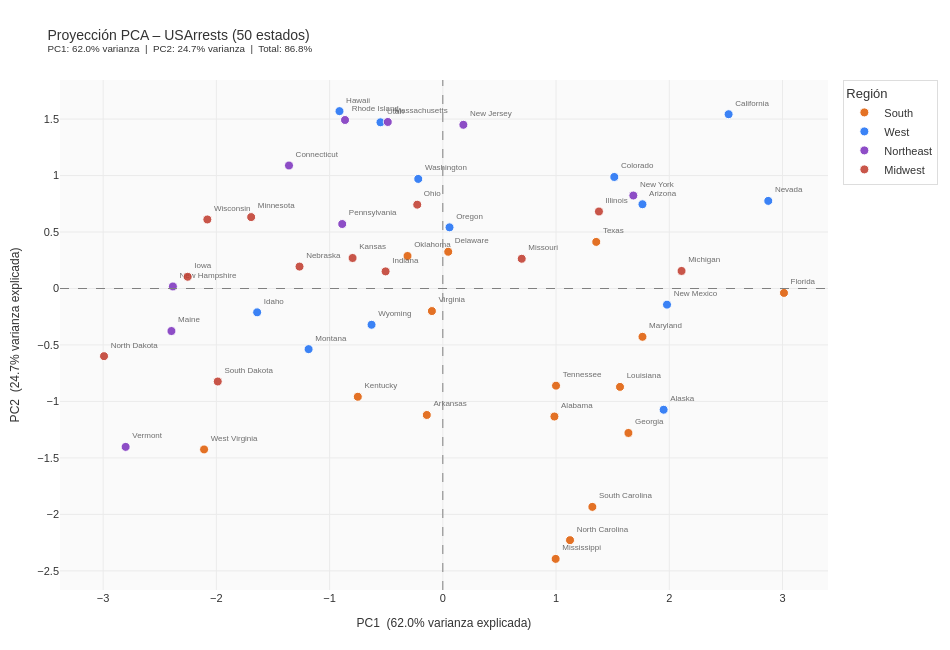

Notebook source saved alongside this figure:
### Markdown cell above
PC1 + PC2 juntos capturan el 86.7% de toda la varianza de las 4 variables originales — por eso la visualización 2D es suficientemente fiel a los datos originales.

### Code cell
# ============================================================
#  PCA + Visualización interactiva con Plotly
#  Ejecutar celda a celda en Jupyter / Anaconda
#  Requiere: pip install plotly pandas scikit-learn
# ============================================================

# ── 1. Importaciones ─────────────────────────────────────────
import pandas as pd
import numpy as np
from sklearn.preprocessing import StandardScaler
from sklearn.decomposition import PCA
import plotly.express as px
import plotly.graph_objects as go

# ── 2. Cargar USArrests ──────────────────────────────────────
url = "https://raw.githubusercontent.com/vincentarelbundock/Rdatasets/master/csv/datasets/USArrests.csv"
datos = pd.read_csv(url, index_col=0)
print(datos.head())

# ── 3. Escalar + PCA (2 componentes) ────────────────────────
scaler = StandardScaler()
pca    = PCA(n_components=2)

X_scaled     = scaler.fit_transform(datos)
proyecciones = pca.fit_transform(X_scaled)

df_pca = pd.DataFrame(
    proyecciones,
    columns=['PC1', 'PC2'],
    index=datos.index
).reset_index()
df_pca.columns = ['Estado', 'PC1', 'PC2']

# ── 4. Varianza explicada ────────────────────────────────────
var_exp = pca.explained_variance_ratio_
print(f"PC1: {var_exp[0]:.1%}  |  PC2: {var_exp[1]:.1%}  |  Total: {sum(var_exp):.1%}")

# ── 5. Asignar región geográfica ─────────────────────────────
regiones = {
    "Alabama":"South", "Alaska":"West", "Arizona":"West", "Arkansas":"South",
    "California":"West", "Colorado":"West", "Connecticut":"Northeast",
    "Delaware":"South", "Florida":"South", "Georgia":"South",
    "Hawaii":"West", "Idaho":"West", "Illinois":"Midwest",
    "Indiana":"Midwest", "Iowa":"Midwest", "Kansas":"Midwest",
    "Kentucky":"South", "Louisiana":"South", "Maine":"Northeast",
    "Maryland":"South", "Massachusetts":"Northeast", "Michigan":"Midwest",
    "Minnesota":"Midwest", "Mississippi":"South", "Missouri":"Midwest",
    "Montana":"West", "Nebraska":"Midwest", "Nevada":"West",
    "New Hampshire":"Northeast", "New Jersey":"Northeast",
    "New Mexico":"West", "New York":"Northeast",
    "North Carolina":"South", "North Dakota":"Midwest",
    "Ohio":"Midwest", "Oklahoma":"South", "Oregon":"West",
    "Pennsylvania":"Northeast", "Rhode Island":"Northeast",
    "South Carolina":"South", "South Dakota":"Midwest",
    "Tennessee":"South", "Texas":"South", "Utah":"West",
    "Vermont":"Northeast", "Virginia":"South", "Washington":"West",
    "West Virginia":"South", "Wisconsin":"Midwest", "Wyoming":"West"
}
df_pca['Region'] = df_pca['Estado'].map(regiones)

# ── 6. Scatter interactivo con Plotly ────────────────────────
paleta = {
    "South":     "#e05a00",
    "West":      "#1a6ef5",
    "Midwest":   "#c0392b",
    "Northeast": "#7b2fbe"
}

fig = px.scatter(
    df_pca,
    x='PC1',
    y='PC2',
    text='Estado',
    color='Region',
    color_discrete_map=paleta,
    hover_name='Estado',
    hover_data={'PC1': ':.3f', 'PC2': ':.3f', 'Region': True},
    title=f'Proyección PCA – USArrests (50 estados)<br>'
          f'<sup>PC1: {var_exp[0]:.1%} varianza  |  PC2: {var_exp[1]:.1%} varianza  |  Total: {sum(var_exp):.1%}</sup>',
    labels={
        'PC1': f'PC1  ({var_exp[0]:.1%} varianza explicada)',
        'PC2': f'PC2  ({var_exp[1]:.1%} varianza explicada)',
    },
    width=950,
    height=650
)

# Etiquetas fuera del punto
fig.update_traces(
    textposition='top right',
    textfont=dict(size=8, color='#555'),
    marker=dict(size=9, line=dict(width=1, color='white')),
    opacity=0.85
)

# Líneas de referencia en el origen
fig.add_hline(y=0, line=dict(color='gray', dash='dash', width=1))
fig.add_vline(x=0, line=dict(color='gray', dash='dash', width=1))

# Estilo del layout
fig.update_layout(
    plot_bgcolor='#fafafa',
    paper_bgcolor='white',
    font=dict(family='Arial', size=11, color='#333'),
    title_font=dict(size=14),
    legend=dict(
        title='Región',
        bgcolor='white',
        bordercolor='#ddd',
        borderwidth=1
    ),
    xaxis=dict(
        showgrid=True, gridcolor='#ebebeb',
        zeroline=False,
        title_font=dict(size=12)
    ),
    yaxis=dict(
        showgrid=True, gridcolor='#ebebeb',
        zeroline=False,
        title_font=dict(size=12)
    ),
    margin=dict(t=80, b=60, l=60, r=40)
)

fig.show()   # ← abre en el notebook de Jupyter directamente

### Figure 1 — Plotly figure (JSON) as saved in the notebook; plotly's stock layout.template omitted (floating-point values rounded to 4 significant figures)
{"data": [{"customdata": [["South"], ["South"], ["South"], ["South"], ["South"], ["South"], ["South"], ["South"], ["South"], ["South"], ["South"], ["South"], ["South"], ["South"], ["South"], ["South"]], "hovertemplate": "<b>%{hovertext}</b><br><br>Region=%{customdata[0]}<br>PC1  (62.0% varianza explicada)=%{x:.3f}<br>PC2  (24.7% varianza explicada)=%{y:.3f}<br>Estado=%{text}<extra></extra>", "hovertext": ["Alabama", "Arkansas", "Delaware", "Florida", "Georgia", "Kentucky", "Louisiana", "Maryland", "Mississippi", "North Carolina", "Oklahoma", "South Carolina", "Tennessee", "Texas", "Virginia", "West Virginia"], "legendgroup": "South", "marker": {"color": "#e05a00", "line": {"color": "white", "width": 1}, "size": 9, "symbol": "circle"}, "mode": "markers+text", "name": "South", "opacity": 0.85, "orientation": "v", "showlegend": true, "text": ["Alabama", "Arkansas", "Delaware", "Florida", "Georgia", "Kentucky", "Louisiana", "Maryland", "Mississippi", "North Carolina", "Oklahoma", "South Carolina", "Tennessee", "Texas", "Virginia", "West Virginia"], "textfont": {"color": "#555", "size": 8}, "textposition": "top right", "type": "scatter", "x": [0.9856, -0.1414, 0.04771, 3.013, 1.639, -0.7509, 1.565, 1.763, 0.9965, 1.123, -0.3118, 1.321, 0.9997, 1.355, -0.09633, -2.109], "xaxis": "x", "y": [-1.133, -1.12, 0.3254, -0.03923, -1.279, -0.9584, -0.8711, -0.4277, -2.394, -2.228, 0.2879, -1.933, -0.8603, 0.4125, -0.1997, -1.425], "yaxis": "y"}, {"customdata": [["West"], ["West"], ["West"], ["West"], ["West"], ["West"], ["West"], ["West"], ["West"], ["West"], ["West"], ["West"], ["West"]], "hovertemplate": "<b>%{hovertext}</b><br><br>Region=%{customdata[0]}<br>PC1  (62.0% varianza explicada)=%{x:.3f}<br>PC2  (24.7% varianza explicada)=%{y:.3f}<br>Estado=%{text}<extra></extra>", "hovertext": ["Alaska", "Arizona", "California", "Colorado", "Hawaii", "Idaho", "Montana", "Nevada", "New Mexico", "Oregon", "Utah", "Washington", "Wyoming"], "legendgroup": "West", "marker": {"color": "#1a6ef5", "line": {"color": "white", "width": 1}, "size": 9, "symbol": "circle"}, "mode": "markers+text", "name": "West", "opacity": 0.85, "orientation": "v", "showlegend": true, "text": ["Alaska", "Arizona", "California", "Colorado", "Hawaii", "Idaho", "Montana", "Nevada", "New Mexico", "Oregon", "Utah", "Washington", "Wyoming"], "textfont": {"color": "#555", "size": 8}, "textposition": "top right", "type": "scatter", "x": [1.95, 1.763, 2.524, 1.515, -0.9127, -1.64, -1.185, 2.874, 1.98, 0.05912, -0.5506, -0.2169, -0.6294], "xaxis": "x", "y": [-1.073, 0.746, 1.543, 0.9876, 1.57, -0.211, -0.5369, 0.7756, -0.1428, 0.5414, 1.472, 0.9701, -0.321], "yaxis": "y"}, {"customdata": [["Northeast"], ["Northeast"], ["Northeast"], ["Northeast"], ["Northeast"], ["Northeast"], ["Northeast"], ["Northeast"], ["Northeast"]], "hovertemplate": "<b>%{hovertext}</b><br><br>Region=%{customdata[0]}<br>PC1  (62.0% varianza explicada)=%{x:.3f}<br>PC2  (24.7% varianza explicada)=%{y:.3f}<br>Estado=%{text}<extra></extra>", "hovertext": ["Connecticut", "Maine", "Massachusetts", "New Hampshire", "New Jersey", "New York", "Pennsylvania", "Rhode Island", "Vermont"], "legendgroup": "Northeast", "marker": {"color": "#7b2fbe", "line": {"color": "white", "width": 1}, "size": 9, "symbol": "circle"}, "mode": "markers+text", "name": "Northeast", "opacity": 0.85, "orientation": "v", "showlegend": true, "text": ["Connecticut", "Maine", "Massachusetts", "New Hampshire", "New Jersey", "New York", "Pennsylvania", "Rhode Island", "Vermont"], "textfont": {"color": "#555", "size": 8}, "textposition": "top right", "type": "scatter", "x": [-1.359, -2.397, -0.4862, -2.384, 0.1816, 1.683, -0.8884, -0.8638, -2.801], "xaxis": "x", "y": [1.089, -0.3764, 1.474, 0.01808, 1.45, 0.8232, 0.5711, 1.492, -1.402], "yaxis": "y"}, {"customdata": [["Midwest"], ["Midwest"], ["Midwest"], ["Midwest"], ["Midwest"], ["Midwest"], ["Midwest"], ["Midwest"], ["Midwest"], ["Midwest"], ["Midwest"], ["Midwest"]], "hovertemplate": "<b>%{hovertext}</b><br><br>Region=%{customdata[0]}<br>PC1  (62.0% varianza explicada)=%{x:.3f}<br>PC2  (24.7% varianza explicada)=%{y:.3f}<br>Estado=%{text}<extra></extra>", "hovertext": ["Illinois", "Indiana", "Iowa", "Kansas", "Michigan", "Minnesota", "Missouri", "Nebraska", "North Dakota", "Ohio", "South Dakota", "Wisconsin"], "legendgroup": "Midwest", "marker": {"color": "#c0392b", "line": {"color": "white", "width": 1}, "size": 9, "symbol": "circle"}, "mode": "markers+text", "name": "Midwest", "opacity": 0.85, "orientation": "v", "showlegend": true, "text": ["Illinois", "Indiana", "Iowa", "Kansas", "Michigan", "Minnesota", "Missouri", "Nebraska", "North Dakota", "Ohio", "South Dakota", "Wisconsin"], "textfont": {"color": "#555", "size": 8}, "textposition": "top right", "type": "scatter", "x": [1.379, -0.5055, -2.254, -0.7969, 2.108, -1.693, 0.6968, -1.266, -2.992, -0.226, -1.988, -2.08], "xaxis": "x", "y": [0.6818, 0.1516, 0.1041, 0.2702, 0.1554, 0.6323, 0.2634, 0.194, -0.5991, 0.7422, -0.8233, 0.6113], "yaxis": "y"}], "layout": {"font": {"color": "#333", "family": "Arial", "size": 11}, "height": 650, "legend": {"bgcolor": "white", "bordercolor": "#ddd", "borderwidth": 1, "title": {"text": "Región"}, "tracegroupgap": 0}, "margin": {"b": 60, "l": 60, "r": 40, "t": 80}, "paper_bgcolor": "white", "plot_bgcolor": "#fafafa", "shapes": [{"line": {"color": "gray", "dash": "dash", "width": 1}, "type": "line", "x0": 0, "x1": 1, "xref": "x domain", "y0": 0, "y1": 0, "yref": "y"}, {"line": {"color": "gray", "dash": "dash", "width": 1}, "type": "line", "x0": 0, "x1": 0, "xref": "x", "y0": 0, "y1": 1, "yref": "y domain"}], "title": {"font": {"size": 14}, "text": "Proyección PCA – USArrests (50 estados)<br><sup>PC1: 62.0% varianza  |  PC2: 24.7% varianza  |  Total: 86.8%</sup>"}, "width": 950, "xaxis": {"anchor": "y", "autorange": true, "domain": [0, 1], "gridcolor": "#ebebeb", "range": [-3.381, 3.402], "showgrid": true, "title": {"font": {"size": 12}, "text": "PC1  (62.0% varianza explicada)"}, "type": "linear", "zeroline": false}, "yaxis": {"anchor": "x", "autorange": true, "domain": [0, 1], "gridcolor": "#ebebeb", "range": [-2.669, 1.846], "showgrid": true, "title": {"font": {"size": 12}, "text": "PC2  (24.7% varianza explicada)"}, "type": "linear", "zeroline": false}}}
